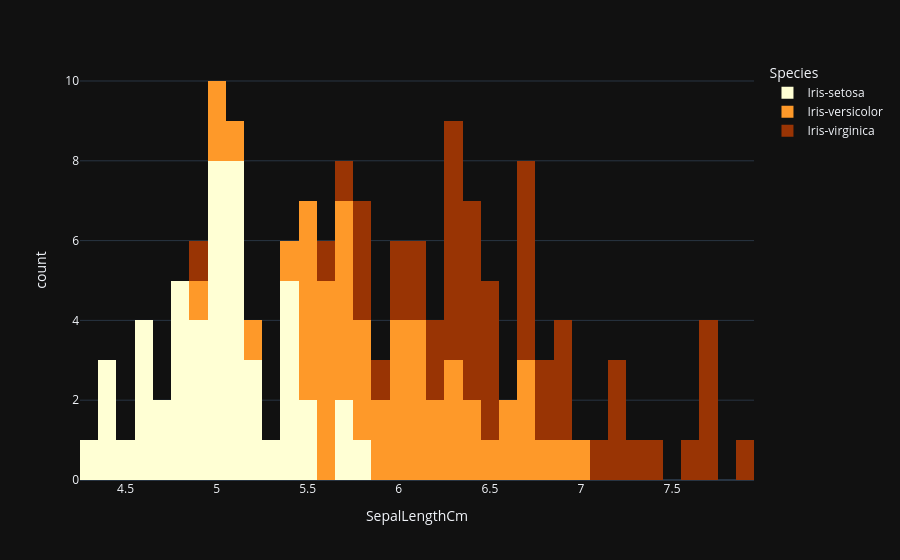

Notebook cell for this chart:
### Code cell
fig = px.histogram(data_frame=iris, x = 'SepalLengthCm', color = 'Species', color_discrete_sequence=['#ffffd4 ','#fe9929 ','#993404 '], template='plotly_dark',nbins=50)

fig.show()

### Figure 1 — Plotly figure (JSON) as saved in the notebook; plotly's stock layout.template omitted (floating-point values rounded to 4 significant figures)
{"data": [{"bingroup": "x", "hovertemplate": "Species=Iris-setosa<br>SepalLengthCm=%{x}<br>count=%{y}<extra></extra>", "legendgroup": "Iris-setosa", "marker": {"color": "#ffffd4 ", "pattern": {"shape": ""}}, "name": "Iris-setosa", "nbinsx": 50, "orientation": "v", "showlegend": true, "type": "histogram", "x": [5.1, 4.9, 4.7, 4.6, 5.0, 5.4, 4.6, 5.0, 4.4, 4.9, 5.4, 4.8, 4.8, 4.3, 5.8, 5.7, 5.4, 5.1, 5.7, 5.1, 5.4, 5.1, 4.6, 5.1, 4.8, 5.0, 5.0, 5.2, 5.2, 4.7, 4.8, 5.4, 5.2, 5.5, 4.9, 5.0, 5.5, 4.9, 4.4, 5.1, 5.0, 4.5, 4.4, 5.0, 5.1, 4.8, 5.1, 4.6, 5.3, 5.0], "xaxis": "x", "yaxis": "y"}, {"bingroup": "x", "hovertemplate": "Species=Iris-versicolor<br>SepalLengthCm=%{x}<br>count=%{y}<extra></extra>", "legendgroup": "Iris-versicolor", "marker": {"color": "#fe9929 ", "pattern": {"shape": ""}}, "name": "Iris-versicolor", "nbinsx": 50, "orientation": "v", "showlegend": true, "type": "histogram", "x": [7.0, 6.4, 6.9, 5.5, 6.5, 5.7, 6.3, 4.9, 6.6, 5.2, 5.0, 5.9, 6.0, 6.1, 5.6, 6.7, 5.6, 5.8, 6.2, 5.6, 5.9, 6.1, 6.3, 6.1, 6.4, 6.6, 6.8, 6.7, 6.0, 5.7, 5.5, 5.5, 5.8, 6.0, 5.4, 6.0, 6.7, 6.3, 5.6, 5.5, 5.5, 6.1, 5.8, 5.0, 5.6, 5.7, 5.7, 6.2, 5.1, 5.7], "xaxis": "x", "yaxis": "y"}, {"bingroup": "x", "hovertemplate": "Species=Iris-virginica<br>SepalLengthCm=%{x}<br>count=%{y}<extra></extra>", "legendgroup": "Iris-virginica", "marker": {"color": "#993404 ", "pattern": {"shape": ""}}, "name": "Iris-virginica", "nbinsx": 50, "orientation": "v", "showlegend": true, "type": "histogram", "x": [6.3, 5.8, 7.1, 6.3, 6.5, 7.6, 4.9, 7.3, 6.7, 7.2, 6.5, 6.4, 6.8, 5.7, 5.8, 6.4, 6.5, 7.7, 7.7, 6.0, 6.9, 5.6, 7.7, 6.3, 6.7, 7.2, 6.2, 6.1, 6.4, 7.2, 7.4, 7.9, 6.4, 6.3, 6.1, 7.7, 6.3, 6.4, 6.0, 6.9, 6.7, 6.9, 5.8, 6.8, 6.7, 6.7, 6.3, 6.5, 6.2, 5.9], "xaxis": "x", "yaxis": "y"}], "layout": {"barmode": "relative", "legend": {"title": {"text": "Species"}, "tracegroupgap": 0}, "margin": {"t": 60}, "xaxis": {"anchor": "y", "domain": [0, 1], "title": {"text": "SepalLengthCm"}}, "yaxis": {"anchor": "x", "domain": [0, 1], "title": {"text": "count"}}}}
